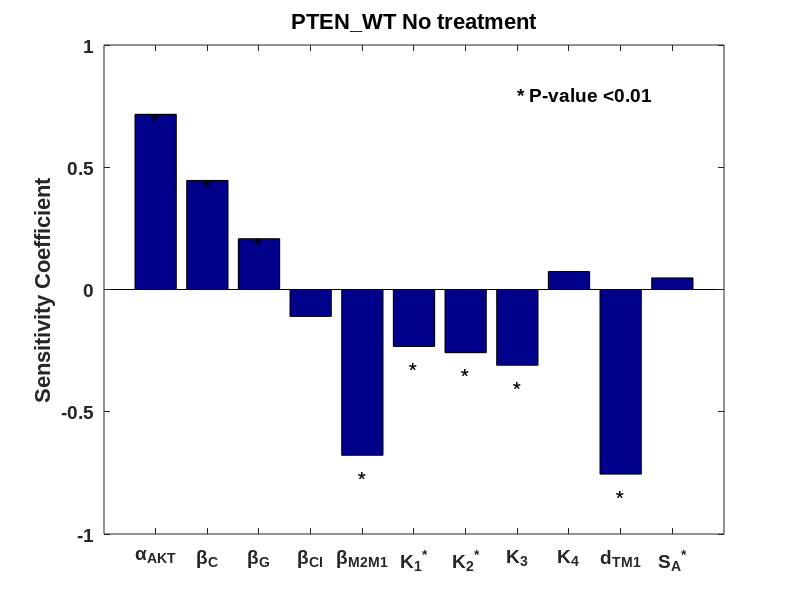

Recreate this plot in MATLAB. (Note: this script raises an error after producing the figure.)

clear all
close all
load('WT_0.mat');
PCC_RG=PCC_RG([1 3 18 4 5 6:9 13 15]);
Para_label={'{\alpha}_{AKT}','{\beta}_{C}','{\beta}_{G}','{\beta}_{CI}','{\beta}_{M2M1}','{K_1}^*','{K_2}^*','K_3','K_4','d_{TM1}','{S_A}^*'};
b1=[0,0,0.5451];
num_para=11;


figure,
hh1=bar(1:num_para,PCC_RG);  hold on;
for i=[1 2 3]
    text(i,PCC_RG(i)-0.07,'*','VerticalAlignment','bottom','HorizontalAlignment','center','FontSize',18);
end
for i=[5 6 7 8 10]
    text(i,PCC_RG(i)-0.1,'*','HorizontalAlignment','center','FontSize',18);
end
text(8,0.8,'* P-value <0.01','FontSize',14 ,'FontName','Arial','FontWeight','bold');
set(hh1,'facecolor', b1);
ylim([-1 1])
set(gca,'xtick',1:1:num_para)
set(gca,'xticklabel',Para_label,'FontSize',14,'FontWeight','Bold','FontName','Arial');
set(gca,'XTickLabelRotation',60);
ylabel('Sensitivity Coefficient','FontWeight','Bold','FontSize',16);
title('PTEN\_WT No treatment','FontWeight','Bold','FontSize',16);
fontname("Arial")

% i=1;
% set(i,'Units','Inches');
% pos = get(i,'Position');
% set(i,'PaperPositionMode','Auto','PaperUnits','Inches','PaperSize',[pos(3), pos(4)])
% filename=['E:\aa文件\project\project2\3\',num2str(4)];
% print(i,filename,'-dpdf','-r2000','-r0')